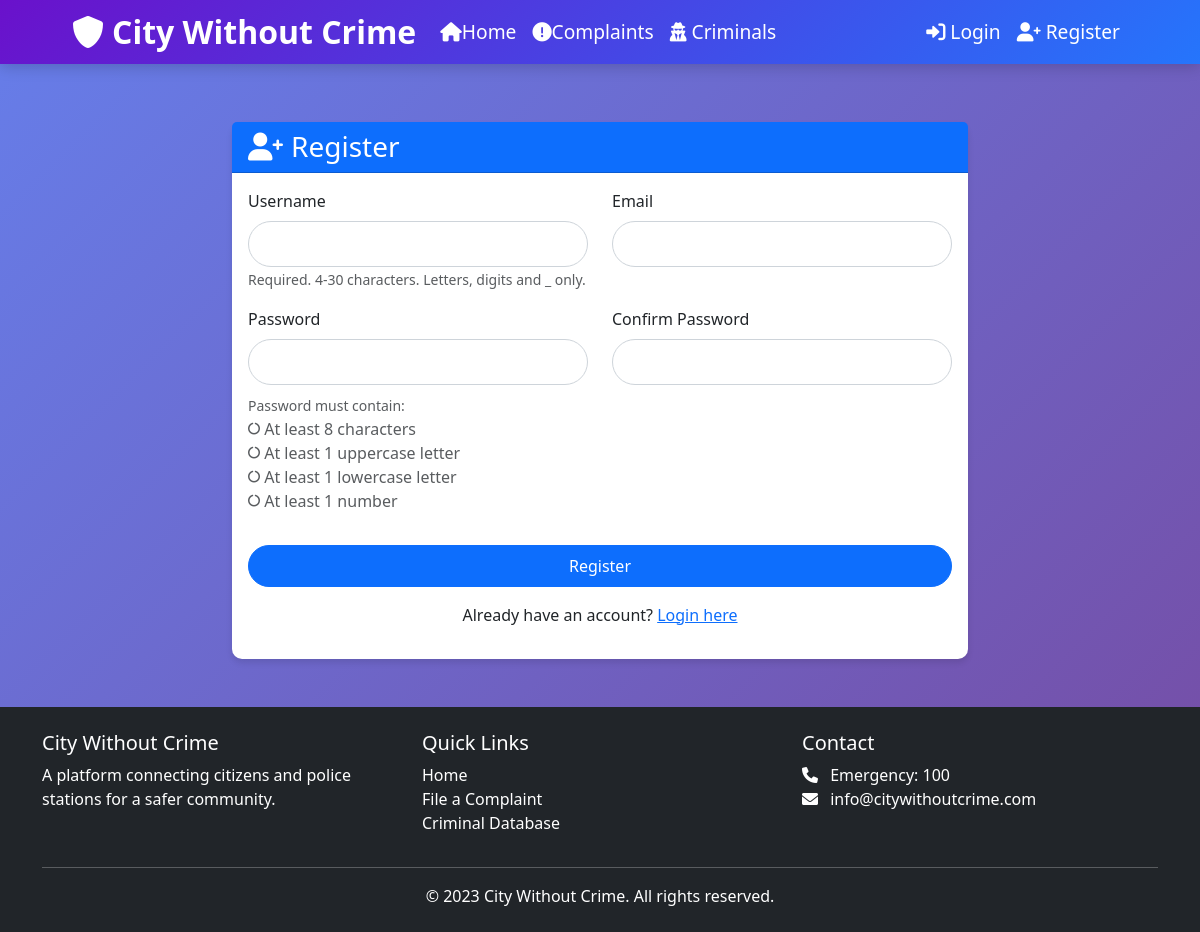
/register/ (signed in), run on an earlier commit of the app's database.
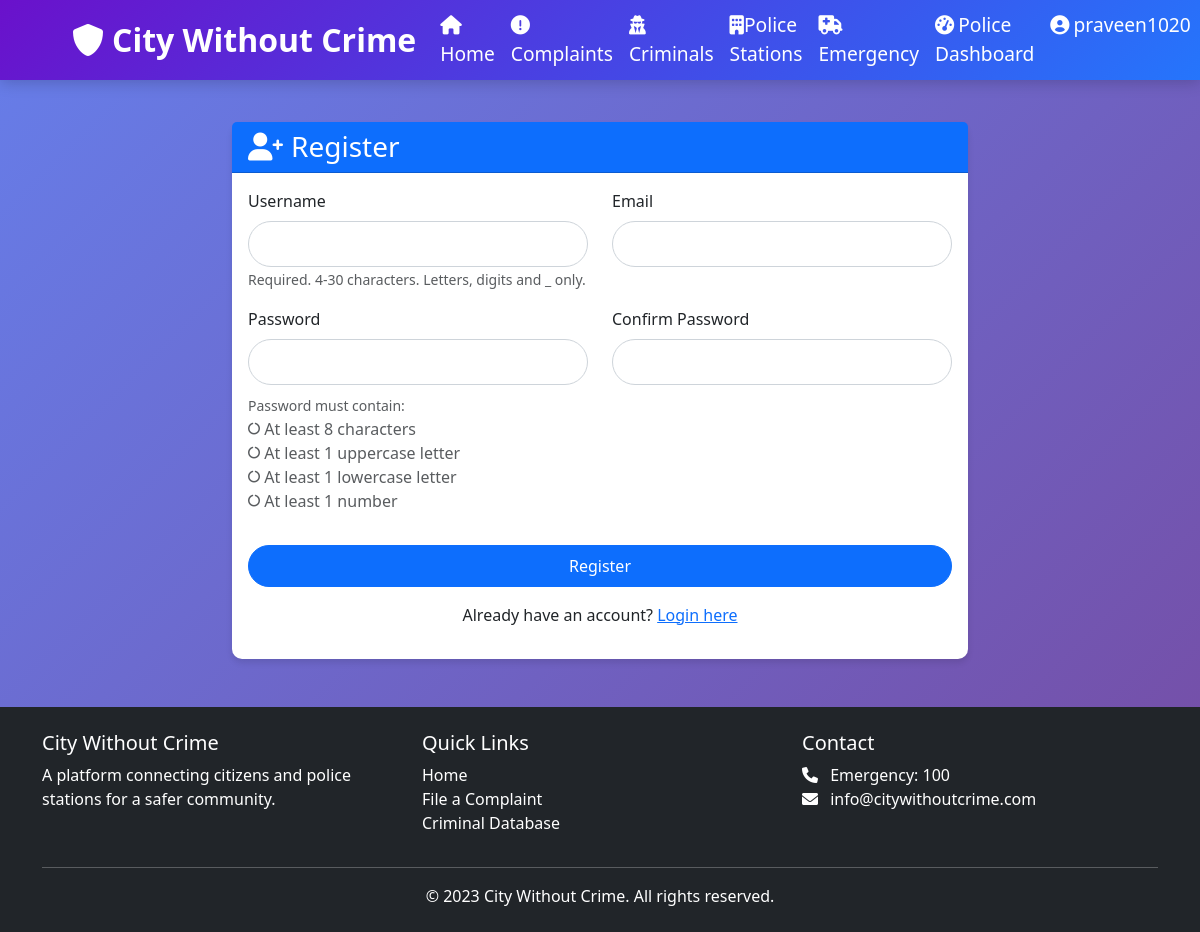
And on a later commit of the database.
### cwc_app/models.py (models this page shows)
class User(AbstractUser):
    email = models.EmailField(unique=True)  # ✅ Yahan add karein
    is_police = models.BooleanField(default=False)
    is_admin = models.BooleanField(default=False)
    station = models.ForeignKey('PoliceStation', on_delete=models.SET_NULL, null=True, blank=True)
    USERNAME_FIELD = 'username'  # Default hi rahega
    REQUIRED_FIELDS = ['email']  # Email required bana de

### cwc_app/views.py (the view)
# urls.py: path('register/', views.user_register, name='register'),
def user_register(request):
    if request.method == 'POST':
        form = UserRegistrationForm(request.POST)
        if form.is_valid():
            username=form.cleaned_data['username']
            user_email=form.cleaned_data['email']
            password1=form.cleaned_data['password1']
            request.session['reset_username'] = username
            request.session['reset_email'] = user_email
            request.session['reset_password1'] = password1
            isvalid,otp =send_simple_email(user_email)
            print(isvalid,otp)
            if isvalid:
                return  render(request,'accounts/registration_by_otp.html',{'otps':otp,'user_email':user_email})
            else:
                messages.error(request,"Failed to send OTP email. Please check your email address and try again.")
                return render(request, 'accounts/register.html', {'form': form})
        else:
            return render(request, 'accounts/register.html', {'form': form})
    else:
        form = UserRegistrationForm()
    return render(request, 'accounts/register.html', {'form': form})

### cwc_app/forms.py (shortened to what this page needs)
class UserRegistrationForm(UserCreationForm):
    email = forms.EmailField(required=True)
    class Meta:
        model = User
        fields = ['username', 'email', 'password1', 'password2']

### templates/accounts/register.html (shortened to what the changed rows need)
{% extends 'base.html' %}

### templates/partials/navbar.html (shortened to what this page needs)
<nav class="navbar navbar-expand-lg navbar-dark bg-primary" >
    <div class="container">
        <a class="navbar-brand" href="{% url 'home' %}">
            <i class="fas fa-shield-alt me-2"></i>City Without Crime
        </a>
        <div class="collapse navbar-collapse nav-links" id="navbarNav">
            <ul class="navbar-nav me-auto">
                <li class="nav-item">
                    <a class="nav-link text-white" href="{% url 'home' %}">
                         <i class="fas fa-home"></i>Home</a>
                </li>
                <li class="nav-item">
                    <a class="nav-link text-white" href="{% url 'complaint_list' %}">
                        <i class="fas fa-exclamation-circle"></i>Complaints</a>
                </li>
                <li class="nav-item">
                    <a class="nav-link text-white" href="{% url 'criminal_list' %}">
                        <i class="fas fa-user-secret"></i> Criminals</a>
                </li>
                {% if user.is_police or user.is_admin %}
                <li class="nav-item">
                    <a class="nav-link text-white" href="{% url 'station_list' %}">
                        <i class="fas fa-building"></i>Police Stations</a>
                </li>
                <li class="nav-item">
                    <a class="nav-link text-white" href="{% url 'emergency_list' %}">
                        <i class="fas fa-ambulance"></i>Emergency</a>
                </li>
                {% endif %}
            </ul>
            <ul class="navbar-nav">
                {% if user.is_authenticated %}
                    {% if user.is_admin %}
                        <li class="nav-item">
                            <a class="nav-link text-white" href="{% url 'admin_dashboard' %}">
                                <i class="fas fa-tachometer-alt me-1"></i>Admin Dashboard
                            </a>
                        </li>
                    {% elif user.is_police %}
                        <li class="nav-item">
                            <a class="nav-link text-white" href="{% url 'police_dashboard' %}">
                                <i class="fas fa-tachometer-alt me-1"></i>Police Dashboard
                            </a>
                        </li>
                    {% endif %}
                    <li class="nav-item dropdown">
                        <a class="nav-link dropdown-toggle text-white" href="#" id="userDropdown" role="button" data-bs-toggle="dropdown">
                            <i class="fas fa-user-circle me-1"></i>{{ user.username }}
                        </a>
                    </li>
                {% else %}
                    <li class="nav-item">
                        <a class="nav-link text-white" href="{% url 'login' %}">
                            <i class="fas fa-sign-in-alt"></i> Login</a>
                    </li>
                    <li class="nav-item">
                        <a class="nav-link text-white" href="{% url 'register' %}">
                              <i class="fas fa-user-plus"></i> Register</a>
                    </li>
                {% endif %}
            </ul>
        </div>
    </div>
</nav><br><br>

What changed in the data, as far as the page shows it:
now on this page (row edited): User: username "praveen1020"
changed User: is_active False → True (drawn)
Also different on the page:
text no longer shown: "Login Register"
text now shown: "Police Stations Emergency Police Dashboard"
